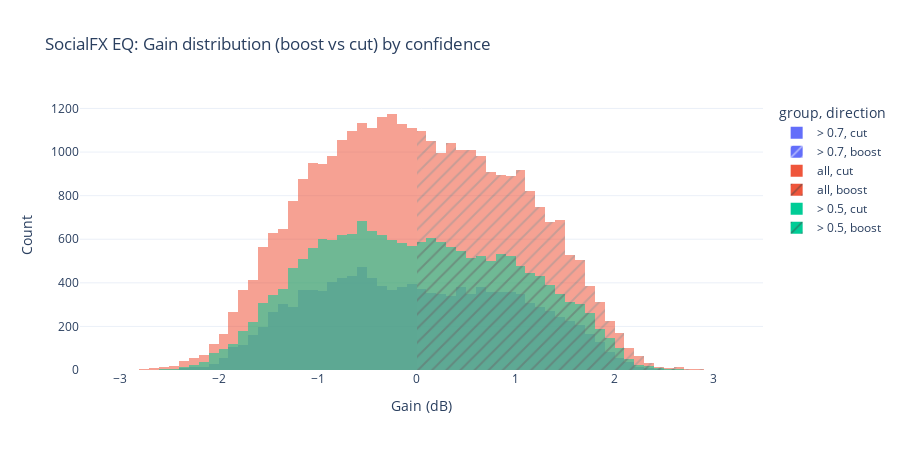

Here is the notebook cell this chart was saved with:
### Code cell
base = eq_long_m.dropna(subset=["gain_db"]).copy()
base = base[base["gain_db"] != 0]

base["direction"] = base["gain_db"].apply(lambda x: "boost" if x > 0 else "cut")
base["group"] = base["ratings_consistency"].apply(
    lambda rc: "> 0.7" if rc > 0.7 else ("> 0.5" if rc > 0.5 else "all")
)

fig = px.histogram(
    base,
    x="gain_db",
    color="group",
    pattern_shape="direction",   # <-- boost/cut внутри одного графика
    nbins=120,
    barmode="overlay",
    opacity=0.55,
    title="SocialFX EQ: Gain distribution (boost vs cut) by confidence"
)

fig.update_layout(**COMMON_LAYOUT)
fig.update_xaxes(title="Gain (dB)", zeroline=False)
fig.update_yaxes(title="Count", zeroline=False)
fig.show()

### Figure 1 — Plotly figure (JSON) as saved in the notebook; plotly's stock layout.template omitted (floating-point values rounded to 4 significant figures; data arrays with more than 128 entries replaced by an {"elided": "..."} marker saying what was removed)
{"data": [{"bingroup": "x", "hovertemplate": "group=> 0.7<br>direction=cut<br>gain_db=%{x}<br>count=%{y}<extra></extra>", "legendgroup": "> 0.7, cut", "marker": {"color": "#636efa", "opacity": 0.55, "pattern": {"shape": ""}}, "name": "> 0.7, cut", "nbinsx": 120, "orientation": "v", "showlegend": true, "x": {"elided": "6341 float values"}, "xaxis": "x", "yaxis": "y", "type": "histogram"}, {"bingroup": "x", "hovertemplate": "group=> 0.7<br>direction=boost<br>gain_db=%{x}<br>count=%{y}<extra></extra>", "legendgroup": "> 0.7, boost", "marker": {"color": "#636efa", "opacity": 0.55, "pattern": {"shape": "/"}}, "name": "> 0.7, boost", "nbinsx": 120, "orientation": "v", "showlegend": true, "x": {"elided": "5979 float values"}, "xaxis": "x", "yaxis": "y", "type": "histogram"}, {"bingroup": "x", "hovertemplate": "group=all<br>direction=cut<br>gain_db=%{x}<br>count=%{y}<extra></extra>", "legendgroup": "all, cut", "marker": {"color": "#EF553B", "opacity": 0.55, "pattern": {"shape": ""}}, "name": "all, cut", "nbinsx": 120, "orientation": "v", "showlegend": true, "x": {"elided": "16885 float values"}, "xaxis": "x", "yaxis": "y", "type": "histogram"}, {"bingroup": "x", "hovertemplate": "group=all<br>direction=boost<br>gain_db=%{x}<br>count=%{y}<extra></extra>", "legendgroup": "all, boost", "marker": {"color": "#EF553B", "opacity": 0.55, "pattern": {"shape": "/"}}, "name": "all, boost", "nbinsx": 120, "orientation": "v", "showlegend": true, "x": {"elided": "16115 float values"}, "xaxis": "x", "yaxis": "y", "type": "histogram"}, {"bingroup": "x", "hovertemplate": "group=> 0.5<br>direction=cut<br>gain_db=%{x}<br>count=%{y}<extra></extra>", "legendgroup": "> 0.5, cut", "marker": {"color": "#00cc96", "opacity": 0.55, "pattern": {"shape": ""}}, "name": "> 0.5, cut", "nbinsx": 120, "orientation": "v", "showlegend": true, "x": {"elided": "9478 float values"}, "xaxis": "x", "yaxis": "y", "type": "histogram"}, {"bingroup": "x", "hovertemplate": "group=> 0.5<br>direction=boost<br>gain_db=%{x}<br>count=%{y}<extra></extra>", "legendgroup": "> 0.5, boost", "marker": {"color": "#00cc96", "opacity": 0.55, "pattern": {"shape": "/"}}, "name": "> 0.5, boost", "nbinsx": 120, "orientation": "v", "showlegend": true, "x": {"elided": "9002 float values"}, "xaxis": "x", "yaxis": "y", "type": "histogram"}], "layout": {"xaxis": {"anchor": "y", "domain": [0.0, 1.0], "title": {"text": "Gain (dB)"}, "zeroline": false}, "yaxis": {"anchor": "x", "domain": [0.0, 1.0], "title": {"text": "Count"}, "zeroline": false}, "legend": {"title": {"text": "group, direction"}, "tracegroupgap": 0}, "title": {"text": "SocialFX EQ: Gain distribution (boost vs cut) by confidence"}, "barmode": "overlay", "height": 450}}
